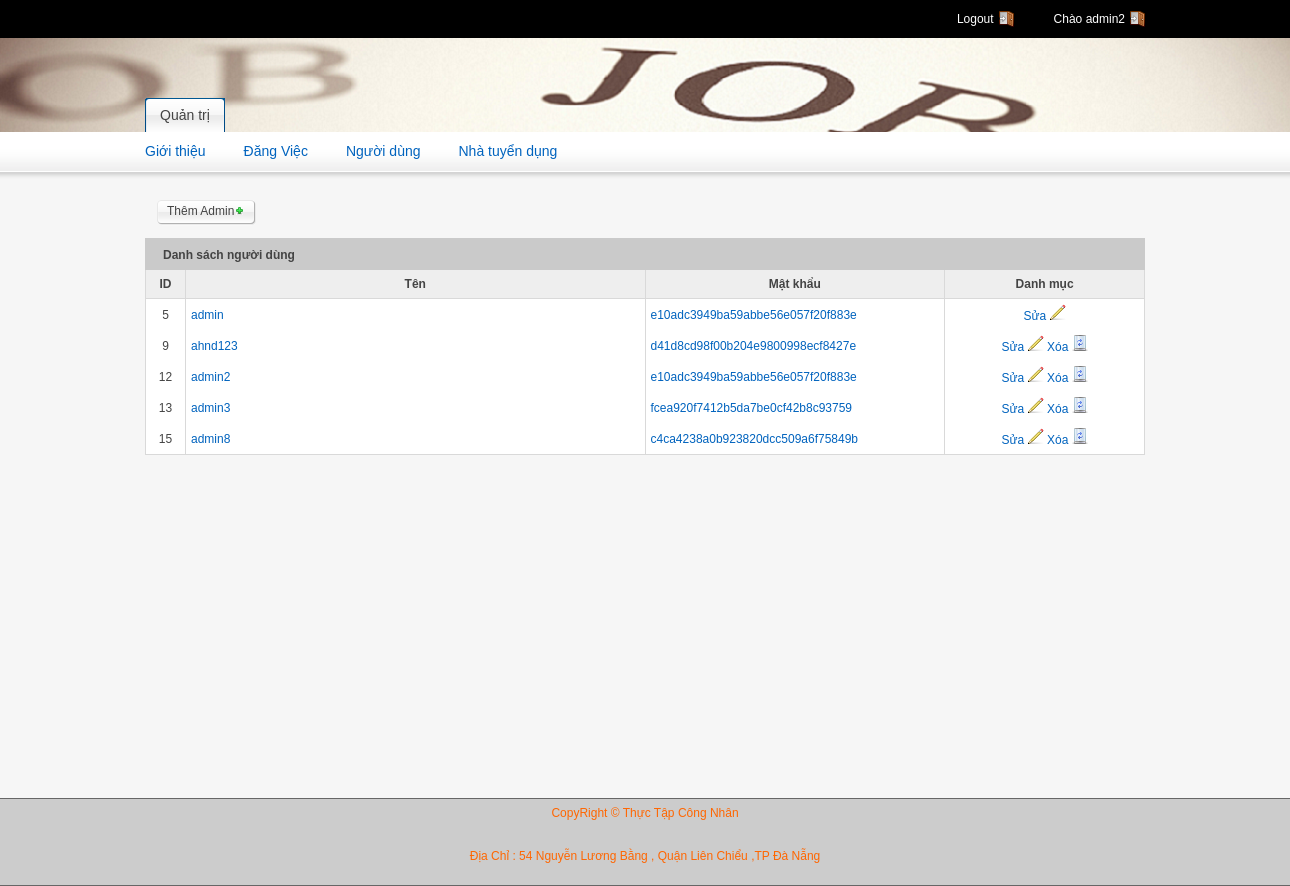
The app's page /admin/indexAdmin.php (signed in) with its own data.
### tables this page shows
CREATE TABLE `register` (
  `id` int(10) NOT NULL,
  `username` varchar(100) NOT NULL,
  `password` varchar(100) NOT NULL,
  `email` varchar(100) DEFAULT NULL,
  `phone` int(50) DEFAULT NULL,
  `position` int(10) NOT NULL
);

### admin/moduns/content-indexAdmin.php (the view, shortened to what this page needs)
 <?php include 'lib/openConnection.php' ?>
<div class="bottom-spacing">
	  <div class="float-left">
		  <a href="addAdmin.php" class="button">
			<span>Thêm Admin<img src="images/plus-small.gif" alt=""></span>
		  </a>
	  </div>
</div>
<div class="grid_12">
	<div class="module">
		<h2><span>Danh sách người dùng</span></h2>
		<div class="module-table-body">
			<form action="">
			<table  id="myTable" class="tablesorter">
				<thead>
					<tr>
						<th style="width:4%; text-align: center;">ID</th>
						<th>Tên</th>
                        <th style="width:30%">Mật khẩu</th>
						<th style="width:20%">Danh mục</th>
					</tr>
				</thead>
                <?php
					$conn -> set_charset("utf8");
					$sql = "SELECT * FROM register ";
					$result = mysqli_query($conn, $sql);
					 if ($result) {
			  		 while ($row = $result->fetch_assoc()) {
					 echo'
						<tbody>
							<tr>
								<td class="align-center">'.$row['id'].'</td>
								<td><a href="">'.$row['username'].'</a></td>
								<td><a href="">'.$row['password'].'</a></td>
								<td align="center">
									<a href="editAdmin.php?id='.$row['id'].'&pos='.$row['position'].'">Sửa <img src="images/pencil.gif" alt="edit" /></a>';
									if($row['position']==2){}
									else{
									?> <a onclick="return confirm('Ban có muốn xóa không')" <?php echo'<a href="delAdmin.php?idd='.$row['id'].'">Xóa <img src="images/bin.gif" width="16" height="16" alt="delete" /></a>
									';}
								echo '</td>
							</tr>
						</tbody>';
						}
					 }
				?>
			</table>
			</form>
		 </div>
	</div>
		 <div class="pagination">
			</div>
	<div class="padding-bottom"></div>
</div>

### admin/css/style.css (style rules this page uses)
html, body, div, span, applet, object, iframe, h1, h2, h3, h4, h5, h6, p, blockquote, pre, a, abbr, acronym, address, big, cite, code, del, dfn, em, font, img, ins, kbd, q, s, samp, small, strike, strong, sub, sup, tt, var, b, u, i, center, dl, dt, dd, ol, ul, li, fieldset, form, label, legend, table, caption, tbody, tfoot, thead, tr, th, td { margin: 0; padding: 0; border: 0; outline: 0; font-size: 100%; background: transparent; }
body { line-height: 1; }
table { border-collapse: collapse; border-spacing: 0; }
body { font: 12px/1.5 tahoma,arial; color: #444444; background-color: #f6f6f6; }
h2 { font-size: 24px; letter-spacing: -1px; }
p, dl, hr, h1, h2, h3, h4, h5, h6, ol, ul, pre, table, address, fieldset { margin-bottom: 15px; }
a, a:visited { color:#0063be; text-decoration: none; }
.align-center { text-align: center; }
.float-left { float: left; }
.bottom-spacing { margin: 12px; }
.padding-bottom { padding-bottom:300px; }
div.module { float: left; margin-bottom: 10px; width: 100%; }
div.module div.module-table-body { padding: 0; float: left; width: 100%; }
div.module h2 { background: #cacaca; display: block; float: left; height: 32px; margin-right: 0px; padding-right: 0px; text-decoration: none; color: #444444; font-family: Arial, Helvetica, sans-serif; font-size:12px; font-weight:bold; width: 100%; margin-bottom: 0; letter-spacing: normal }
div.module h2 span { display: block; line-height: 20px; padding: 7px 0 5px 18px; }
div.module table { width: 100%; margin: 0 0 10px 0; border-left: 1px solid #d9d9d9; border-bottom: 1px solid #d9d9d9; }
div.module table th { background-color: #eeeeee; color: #444444; padding: 5px; border-right: 1px solid #d9d9d9; border-bottom: 1px solid #d9d9d9; }
div.module table td { background-color: #ffffff; padding: 5px;; border-right: 1px solid #d9d9d9; }
a.button { background: transparent url(../images/button-right-bg-m.gif) no-repeat scroll top right; display: block; float: left; height: 26px; padding-right: 11px; text-decoration: none; color: #444444; font-family: Arial, Helvetica, sans-serif; font-size:12px; }
a.button span { background: transparent url(../images/button-left-bg-m.gif) no-repeat top left; display: block; line-height: 15px; padding: 4px 0 7px 10px; }
.pagination { margin-bottom: 20px; float: right; }
#myTable td { vertical-align: middle; }

### records on screen
register: id "5", username "admin", password "e10adc3949ba59abbe56e057f20f883e"
register: id "9", username "ahnd123", password "d41d8cd98f00b204e9800998ecf8427e"
register: id "12", username "admin2", password "e10adc3949ba59abbe56e057f20f883e"
register: id "13", username "admin3", password "fcea920f7412b5da7be0cf42b8c93759"
register: id "15", username "admin8", password "c4ca4238a0b923820dcc509a6f75849b"

### other values on screen
$_SESSION['username'] "admin2"
